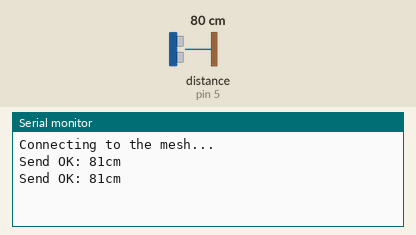
This sketch was run on a simulated Arduino Uno, built with avr-gcc and run on an emulated ATmega328P. On the bench: the last lines printed to the serial monitor. The test bench sets the inputs (shaded band); at power-on: distance to the obstacle (sensor on pin 5) 80 cm. The echo pulse lasts 58.3 µs per cm.

Above: at 5.8 s.
5.9 s: distance to the obstacle (sensor on pin 5) set to 2 cm
At 8.2 s:
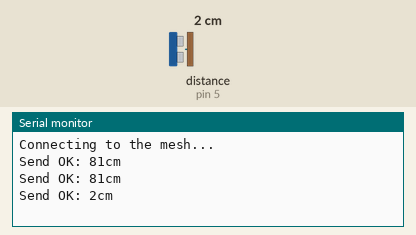
9.0 s: distance to the obstacle (sensor on pin 5) set to 4 cm
At 9.8 s:
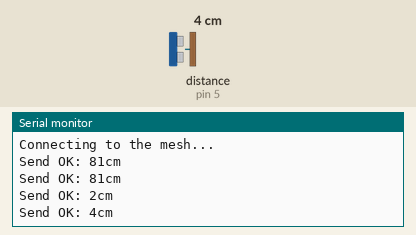
Timing chart, 0 to 12.0 s (numbered marks = the images above; inputs shaded):
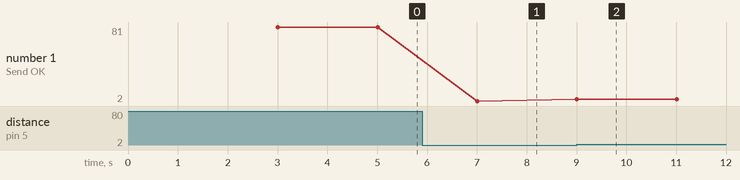

Measured:
- after the input at 5.9 s, the serial monitor: prints a new line after 1.1 s (image 1)
- after the input at 9.0 s, the serial monitor: prints a new line at once (image 2)
- plotted number 1: 81 → 2 after the input at 5.9 s, 2 → 4 after the input at 9.0 s

The sketch:

TopTank.ino
```cpp
/** RF24Mesh_Example.ino by TMRh20
 *
 * This example sketch shows how to manually configure a node via RF24Mesh, and send data to the
 * master node.
 * The nodes will refresh their network address as soon as a single write fails. This allows the
 * nodes to change position in relation to each other and the master node.
 */


#include "RF24.h"
#include "RF24Network.h"
#include "RF24Mesh.h"
#include <SPI.h>
#include <EEPROM.h>
//#include <printf.h>

//Sonar stuff
#include <NewPing.h>

#define TRIGGER_PIN  4  // Arduino pin tied to trigger pin on the ultrasonic sensor.
#define ECHO_PIN     5  // Arduino pin tied to echo pin on the ultrasonic sensor.
#define MAX_DISTANCE 400 // Maximum distance we want to ping for (in centimeters). Maximum sensor distance is rated at 400-500cm.
int POWER = 3;
int distance;
const int READ_INTERVAL = 2000;
long prev_millis = 0;

NewPing sonar(TRIGGER_PIN, ECHO_PIN, MAX_DISTANCE); // NewPing setup of pins and maximum distance.


/**** Configure the nrf24l01 CE and CS pins ****/
RF24 radio(8,7);
RF24Network network(radio);
RF24Mesh mesh(radio, network);

/**
 * User Configuration: nodeID - A unique identifier for each radio. Allows addressing
 * to change dynamically with physical changes to the mesh.
 *
 * In this example, configuration takes place below, prior to uploading the sketch to the device
 * A unique value from 1-255 must be configured for each node.
 * This will be stored in EEPROM on AVR devices, so remains persistent between further uploads, loss of power, etc.
 *
 **/
#define nodeID 1 //top tank

struct payload_t {
  unsigned long ms;
  unsigned long counter;
};

void setup() {

  Serial.begin(115200);
  //printf_begin();
  // Set the nodeID manually
  mesh.setNodeID(nodeID);
  // Connect to the mesh
  Serial.println(F("Connecting to the mesh..."));
  mesh.begin();
  pinMode(POWER, OUTPUT);
  digitalWrite(POWER, LOW);
}

void measure() {
  digitalWrite(POWER, HIGH);
  delay(1000);
  distance = sonar.ping_cm();
  digitalWrite(POWER, LOW);
}

void loop() {

  mesh.update();

  // Read distance and send to master
  if (millis() - prev_millis > READ_INTERVAL) {
    prev_millis = millis();
    measure();
    // Send an 'M' type message containing the distance
    if (!mesh.write(&distance, 'M', sizeof(distance))) {

      // If a write fails, check connectivity to the mesh network
      if ( ! mesh.checkConnection() ) {
        //refresh the network address
        Serial.println("Renewing Address");
        mesh.renewAddress();
      } else {
        Serial.println("Send fail, Test OK");
      }
    } else {
      Serial.print("Send OK: ");
      Serial.print(distance);
      Serial.println("cm");
    }
  }

  while (network.available()) {
    RF24NetworkHeader header;
    payload_t payload;
    network.read(header, &payload, sizeof(payload));
    Serial.print("Received packet #");
    Serial.print(payload.counter);
    Serial.print(" at ");
    Serial.println(payload.ms);
  }
}
```
